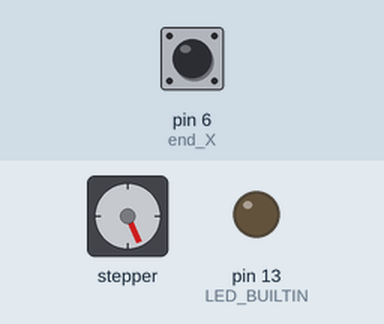
This program was run on a simulated Arduino Mega 2560, built with avr-gcc and run on an emulated ATmega2560. Parts: stepper motor, output pins drawn as LEDs (lit = HIGH). Dashed ring = blinking. Inputs (shaded band) come from the test bench; at power-on: pin 6 (end_X) HIGH. Stepper angles assume 200 steps per turn.

Above: at 0.8 s.
0.9 s: pin 6 (end_X) pulled LOW for 0.15 s
At 2.5 s:
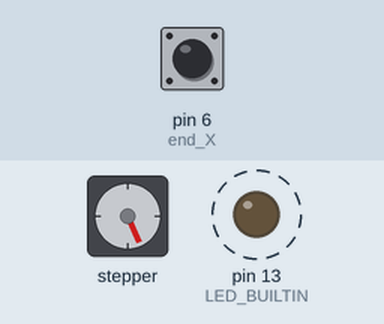
Timing chart, 0 to 10.0 s (numbered marks = the images above; inputs shaded):
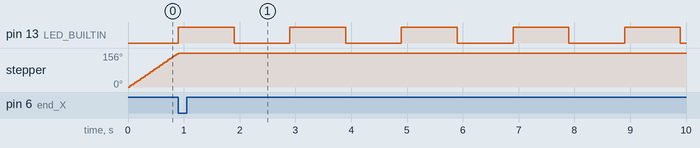

The program:

main.cpp
```cpp
#include <Arduino.h>
#include <AccelStepper.h>
#define end_X 6
#define end_Y 14
#define end_Z 18


// int step_X = 54, Dir_X = 55, ena_X = 38;
int step_X = 3, Dir_X = 4, ena_X = 5;
int step_Y = 60, Dir_Y = 61, ena_Y = 56;
int step_Z = 46, Dir_Z = 48, ena_Z = 62;
AccelStepper Step_X(1, step_X, Dir_X, ena_X);
AccelStepper Step_Y(1, step_Y, Dir_Y, ena_Y);
AccelStepper Step_Z(1, step_Z, Dir_Z, ena_Z);

// void home_YZ(){
//   int homeY = 0, homeZ = 0;
//   Step_Y.setMaxSpeed(100);
//   Step_Y.setAcceleration(100);
//   Step_Z.setMaxSpeed(100);
//   Step_Z.setAcceleration(100);
//   Step_Y.enableOutputs();
//   Step_Z.enableOutputs();

//   while (digitalRead(end_Y)  == 1 and digitalRead(end_Y)  == 1){
//     Step_X.moveTo(homeY);
//     Step_Z.moveTo(homeZ);
//     homeY++;
//     homeZ--;
//     Step_Y.run();
//     Step_Z.run();
//   }
//   while (digitalRead(end_Y)  == 1){
//     Step_Y.moveTo(homeY);
//     homeY++;
//     Step_Y.run();
//   }
//   Step_Y.setCurrentPosition(0);
//   while (digitalRead(end_Z)  == 1){
//     Step_Z.moveTo(homeZ);
//     homeZ--;
//     Step_Z.run();
//   }
//   Step_Z.setCurrentPosition(0);
//   homeY = 0;
//   homeZ = 0;
// }
void home_Y(){
  int homeY = 0;
  Step_Y.setMaxSpeed(100);
  Step_Y.setAcceleration(100);
  Step_Y.enableOutputs();

  while (digitalRead(end_Y)  == 1){
    Step_Y.moveTo(homeY);
    homeY++;
    Step_Y.run();
  }
  Step_Y.setCurrentPosition(0);
  homeY = 0;
}
void home_Z(){
  int homeZ = 0;
  Step_Z.setMaxSpeed(100);
  Step_Z.setAcceleration(100);
  Step_Z.enableOutputs();

  while (digitalRead(end_Z)  == 1){
    Step_Z.moveTo(homeZ);
    homeZ--;
    Step_Z.run();
  }
  Step_Z.setCurrentPosition(0);
  homeZ = 0;
}
void home_X(){
  int homeX = 0;
  Step_X.setMaxSpeed(100);
  Step_X.setAcceleration(100);
  Step_X.enableOutputs();

  while (digitalRead(end_X)  == 1){
    Step_X.moveTo(homeX);
    homeX++;
    Step_X.run();
  }
  Step_X.setCurrentPosition(0);
  homeX = 0;
  Step_X.disableOutputs();
}

void setup() {
  // put your setup code here, to run once:
  pinMode(end_X, INPUT_PULLUP);
  pinMode(end_Y, INPUT_PULLUP);
  pinMode(end_Z, INPUT_PULLUP);
  pinMode(LED_BUILTIN, OUTPUT);
  Step_X.setEnablePin(38);
  Step_X.setPinsInverted(false, false, true);
  Step_Y.setEnablePin(56);
  Step_Y.setPinsInverted(false, false, true);
  Step_Z.setEnablePin(62);
  Step_Z.setPinsInverted(false, false, true);
  // home_YZ();
  // home_Y();
  // home_Z();
  home_X();

}

void loop() {
  // put your main code here, to run repeatedly:
  digitalWrite(LED_BUILTIN, HIGH);  // turn the LED on (HIGH is the voltage level)
  delay(1000);                      // wait for a second
  digitalWrite(LED_BUILTIN, LOW);   // turn the LED off by making the voltage LOW
  delay(1000);
}
```

Measured:
- after the input at 0.9 s, pin 13 (LED_BUILTIN): alternates HIGH for 1.0 s and LOW for 1.0 s, starting at once; stepper: stops changing and stays 156°
